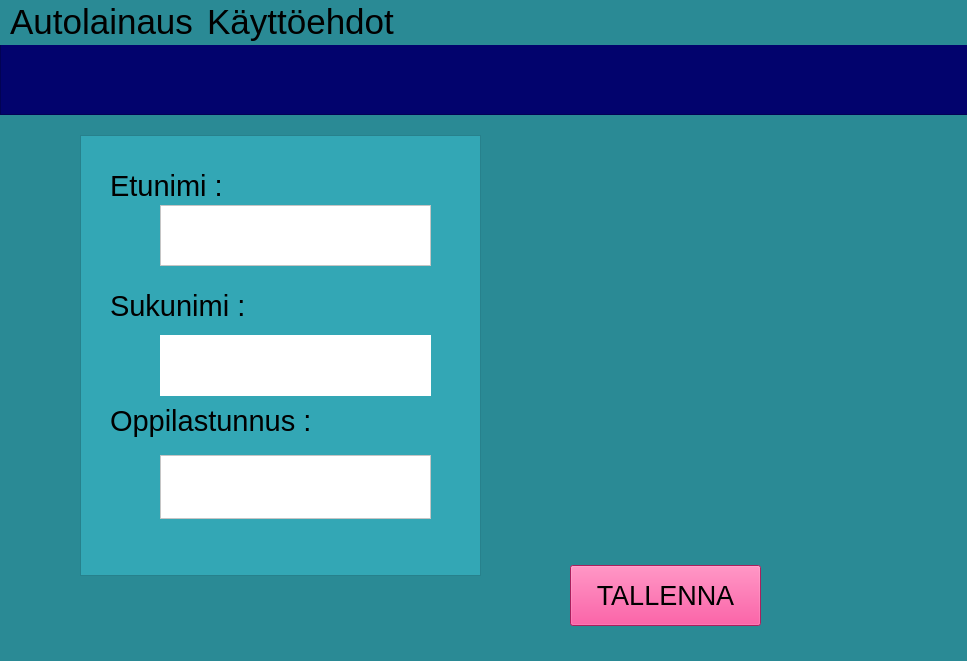
<?xml version="1.0" encoding="UTF-8"?>
<ui version="4.0">
 <class>MainWindow</class>
 <widget class="QMainWindow" name="MainWindow">
  <property name="enabled">
   <bool>true</bool>
  </property>
  <property name="geometry">
   <rect>
    <x>0</x>
    <y>0</y>
    <width>967</width>
    <height>661</height>
   </rect>
  </property>
  <property name="font">
   <font>
    <pointsize>26</pointsize>
   </font>
  </property>
  <property name="windowTitle">
   <string>MainWindow</string>
  </property>
  <property name="styleSheet">
   <string notr="true">background-color: rgb(42, 138, 149);



</string>
  </property>
  <widget class="QWidget" name="centralwidget">
   <widget class="QPushButton" name="pushButton">
    <property name="geometry">
     <rect>
      <x>570</x>
      <y>520</y>
      <width>191</width>
      <height>61</height>
     </rect>
    </property>
    <property name="font">
     <font>
      <pointsize>20</pointsize>
     </font>
    </property>
    <property name="styleSheet">
     <string notr="true">background-color: rgb(238, 44, 130);
alternate-background-color: rgb(238, 44, 130);</string>
    </property>
    <property name="text">
     <string>TALLENNA</string>
    </property>
   </widget>
   <widget class="QFrame" name="frame">
    <property name="geometry">
     <rect>
      <x>80</x>
      <y>90</y>
      <width>401</width>
      <height>441</height>
     </rect>
    </property>
    <property name="styleSheet">
     <string notr="true">background-color: rgb(51, 167, 181);</string>
    </property>
    <property name="frameShape">
     <enum>QFrame::Shape::StyledPanel</enum>
    </property>
    <property name="frameShadow">
     <enum>QFrame::Shadow::Raised</enum>
    </property>
    <widget class="QLabel" name="label">
     <property name="geometry">
      <rect>
       <x>30</x>
       <y>30</y>
       <width>121</width>
       <height>41</height>
      </rect>
     </property>
     <property name="font">
      <font>
       <pointsize>22</pointsize>
      </font>
     </property>
     <property name="text">
      <string>Etunimi :</string>
     </property>
    </widget>
    <widget class="QLabel" name="label_2">
     <property name="geometry">
      <rect>
       <x>30</x>
       <y>150</y>
       <width>151</width>
       <height>41</height>
      </rect>
     </property>
     <property name="font">
      <font>
       <pointsize>22</pointsize>
      </font>
     </property>
     <property name="text">
      <string>Sukunimi :</string>
     </property>
    </widget>
    <widget class="QLabel" name="label_3">
     <property name="geometry">
      <rect>
       <x>30</x>
       <y>260</y>
       <width>211</width>
       <height>51</height>
      </rect>
     </property>
     <property name="font">
      <font>
       <pointsize>22</pointsize>
      </font>
     </property>
     <property name="text">
      <string>Oppilastunnus :</string>
     </property>
    </widget>
    <widget class="QPlainTextEdit" name="plainTextEdit_2">
     <property name="geometry">
      <rect>
       <x>80</x>
       <y>320</y>
       <width>271</width>
       <height>64</height>
      </rect>
     </property>
     <property name="styleSheet">
      <string notr="true">background-color: rgb(255, 255, 255);</string>
     </property>
    </widget>
    <widget class="QLabel" name="lastnameTextLabol">
     <property name="geometry">
      <rect>
       <x>80</x>
       <y>200</y>
       <width>271</width>
       <height>61</height>
      </rect>
     </property>
     <property name="styleSheet">
      <string notr="true">background-color: rgb(255, 255, 255);</string>
     </property>
     <property name="text">
      <string/>
     </property>
    </widget>
    <widget class="QPlainTextEdit" name="plainTextEdit">
     <property name="geometry">
      <rect>
       <x>80</x>
       <y>70</y>
       <width>271</width>
       <height>61</height>
      </rect>
     </property>
     <property name="font">
      <font>
       <pointsize>18</pointsize>
       <bold>false</bold>
      </font>
     </property>
     <property name="styleSheet">
      <string notr="true">background-color: rgb(255, 255, 255);</string>
     </property>
    </widget>
   </widget>
   <widget class="QFrame" name="frame_2">
    <property name="geometry">
     <rect>
      <x>0</x>
      <y>-10</y>
      <width>971</width>
      <height>80</height>
     </rect>
    </property>
    <property name="styleSheet">
     <string notr="true">background-color: rgb(2, 3, 109);</string>
    </property>
    <property name="frameShape">
     <enum>QFrame::Shape::StyledPanel</enum>
    </property>
    <property name="frameShadow">
     <enum>QFrame::Shadow::Raised</enum>
    </property>
   </widget>
  </widget>
  <widget class="QMenuBar" name="menubar">
   <property name="geometry">
    <rect>
     <x>0</x>
     <y>0</y>
     <width>967</width>
     <height>33</height>
    </rect>
   </property>
   <property name="font">
    <font>
     <pointsize>26</pointsize>
    </font>
   </property>
   <widget class="QMenu" name="menuAutolainaus">
    <property name="font">
     <font>
      <pointsize>24</pointsize>
     </font>
    </property>
    <property name="styleSheet">
     <string notr="true">border-top-color: rgb(12, 12, 129);</string>
    </property>
    <property name="title">
     <string>Autolainaus</string>
    </property>
    <addaction name="separator"/>
    <addaction name="actionRekister_ityminen"/>
    <addaction name="actionLainaus"/>
    <addaction name="actionK_ytt_ehdot"/>
   </widget>
   <widget class="QMenu" name="menuK_ytt_ehdot">
    <property name="font">
     <font>
      <pointsize>26</pointsize>
     </font>
    </property>
    <property name="styleSheet">
     <string notr="true">background-color: rgb(51, 167, 181);</string>
    </property>
    <property name="title">
     <string>Käyttöehdot</string>
    </property>
   </widget>
   <addaction name="menuAutolainaus"/>
   <addaction name="menuK_ytt_ehdot"/>
  </widget>
  <widget class="QStatusBar" name="statusbar"/>
  <action name="actionRekister_ityminen">
   <property name="text">
    <string>Rekisteröityminen</string>
   </property>
  </action>
  <action name="actionLainaus">
   <property name="text">
    <string>Lainaus</string>
   </property>
  </action>
  <action name="actionK_ytt_ehdot">
   <property name="text">
    <string>Käyttöehdot</string>
   </property>
  </action>
 </widget>
 <resources>
  <include location="testpictures.qrc"/>
 </resources>
 <connections/>
</ui>
